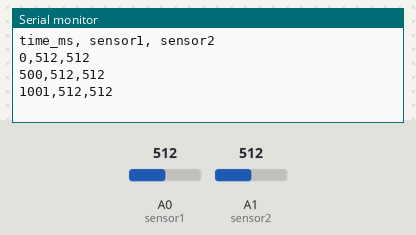
Bench run of a sketch on a simulated Arduino Uno, built with avr-gcc and run on an emulated ATmega328P. On the bench: the last lines printed to the serial monitor. Inputs (shaded band) come from the test bench; at power-on: A0 (sensor1) = 512, A1 (sensor2) = 512.

Above: at 1.3 s.
1.4 s: A0 (sensor1) set to 716
At 1.9 s:
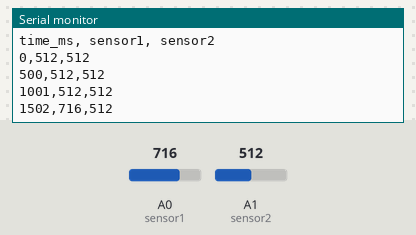
2.9 s: A1 (sensor2) set to 716
At 3.4 s:
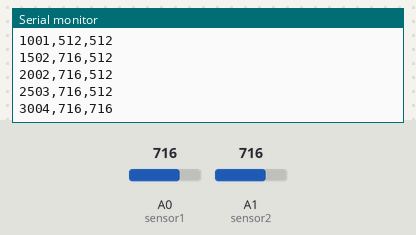
4.4 s: A0 (sensor1) set to 900
At 4.9 s:
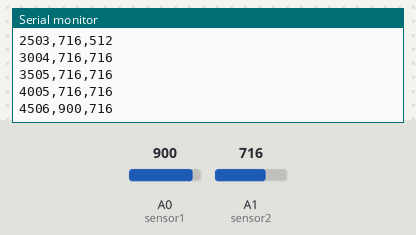
5.9 s: A1 (sensor2) set to 900
At 6.4 s:
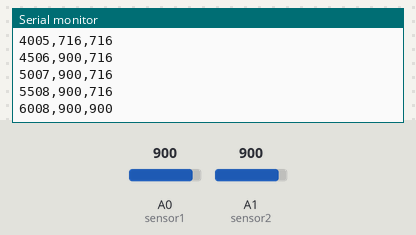
Timing chart, 0 to 8.4 s (numbered marks = the images above; inputs shaded):
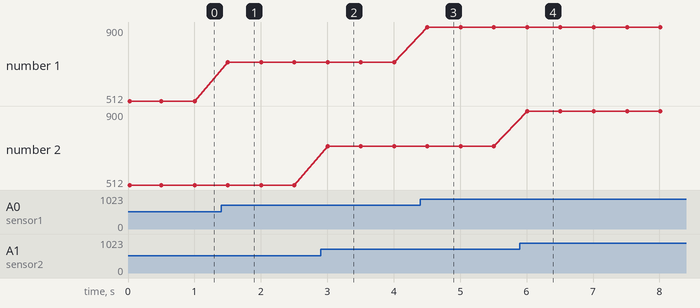

Measured:
- after the input at 1.4 s, the serial monitor: prints a new line after 0.10 s (image 1)
- after the input at 2.9 s, the serial monitor: prints a new line after 0.11 s (image 2)
- after the input at 4.4 s, the serial monitor: prints a new line after 0.11 s (image 3)
- after the input at 5.9 s, the serial monitor: prints a new line after 0.11 s (image 4)
- plotted number 1: 512 → 716 after the input at 1.4 s, 716 → 900 after the input at 4.4 s

The sketch:

arduino_code_1.ino
```cpp
const float VCC = 3.3;
const int sensor1= A0;
const int sensor2 = A1;


int data1, data2;

String dataLabel1 = "sensor1";
String dataLabel2 = "sensor2";


void setup() {
  Serial.begin(9600);
  pinMode(sensor1, INPUT);
  pinMode(sensor2, INPUT);

  Serial.println("time_ms, sensor1, sensor2");
}

void loop(){

  data1 = analogRead(sensor1);
  data2 = analogRead(sensor2);

  Serial.print(millis());
  Serial.print(",");
  Serial.print(data1);
  Serial.print(",");
  Serial.println(data2);

  delay(500);
}
```
